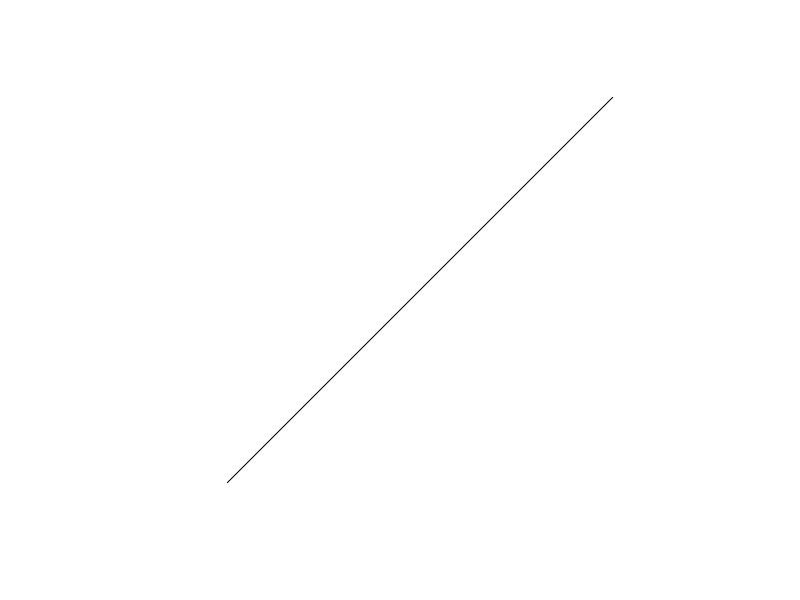
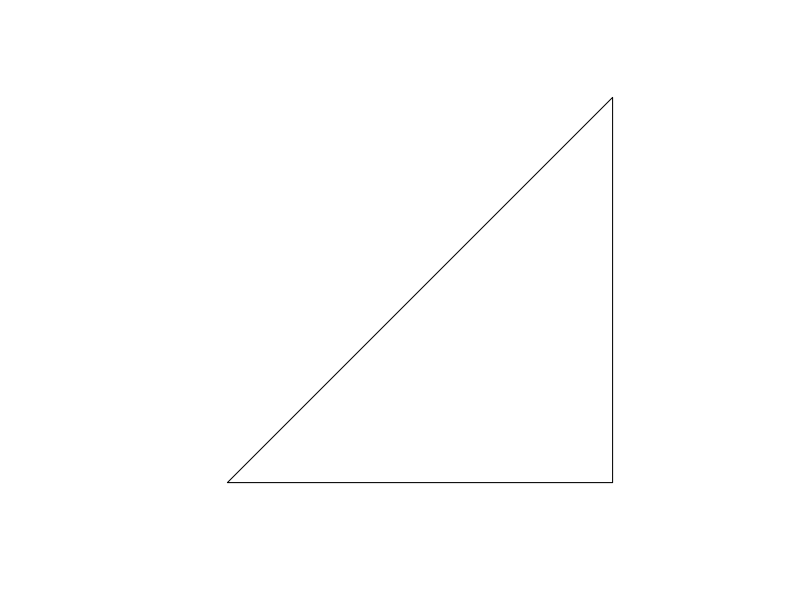

Generate these figures, in order, with R:
# req
library(sf)

# point
# Create a point
point <- st_point(c(5, 5))

# Convert to spatial feature
point_sf <- st_sf(geometry = st_sfc(point))

# Plot the point
plot(point_sf)


# line
# Create a line from a matrix of coordinates
line <- st_linestring(matrix(1:6, 3, 2))

# Convert to spatial feature
line_sf <- st_sf(geometry = st_sfc(line))

# Plot the line
plot(line_sf)


# polygon
# Create a matrix of coordinates
coords <- matrix(c(2,2, 4,4, 4,2, 2,2), ncol = 2, byrow = TRUE)

# Create a list of matrices (in this case, just one matrix)
list_of_coords <- list(coords)

# Create the polygon
polygon <- st_polygon(list_of_coords)

# Convert to spatial feature
polygon_sf <- st_sf(geometry = st_sfc(polygon))

# Plot the polygon
plot(polygon_sf)
